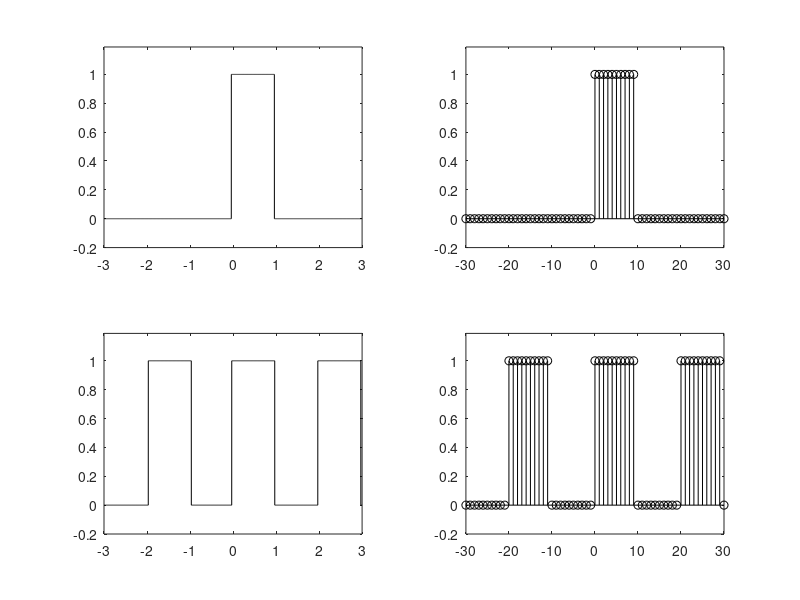
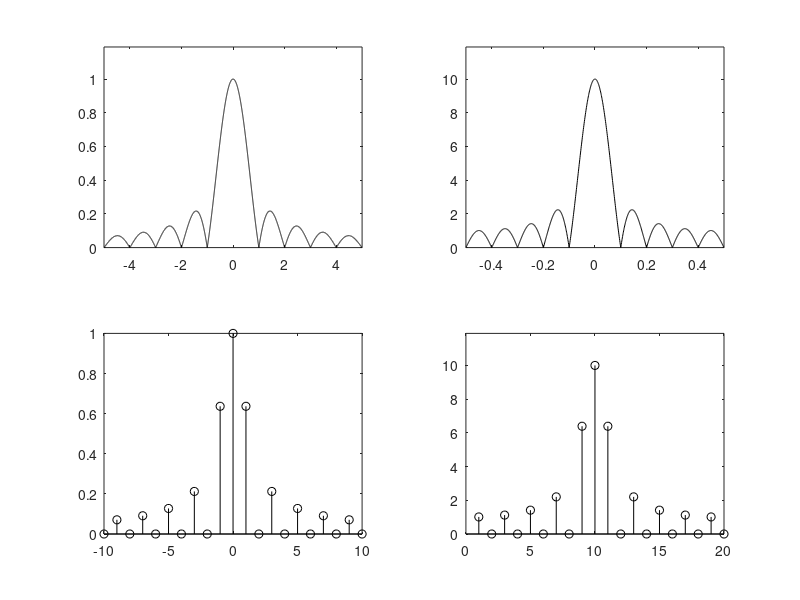

Write the MATLAB code that produced these figures, in order.
clc; clear; close all;

t = -3: 0.001: 3;
Wt = 1;
xct1 = rectpuls(t-0.46, Wt);
xctp = rectpuls(t-2.47, Wt) + rectpuls(t-0.47, Wt) + rectpuls(t+1.47, Wt);

n = -30: 1: 30;
Wn = 10;
xdt1 = rectpuls(n-5, Wn);
xdtp = rectpuls(n-25, Wn) + rectpuls(n-5, Wn) + rectpuls(n+15, Wn);

figure(1)
subplot(2,2,1)
plot(t, xct1, 'k')
axis([-3, 3, -0.2, 1.19])
subplot(2,2,2)
stem(n, xdt1, 'k');
axis([-30, 30, -0.2, 1.19])
subplot(2,2,3)
plot(t, xctp, 'k')
axis([-3, 3, -0.2, 1.19])
subplot(2,2,4)
stem(n, xdtp, 'k')
axis([-30, 30, -0.2, 1.19])

f1 = -5: 0.001: 5;
Xctft = sin(pi*f1+eps)./(pi*f1+eps);

k1 = -10: 1: 10;
Xctfs = sin(pi*k1/2+eps)./(pi*k1/2+eps);

f2 = -0.5: 0.001: 0.5;
Xdtft = zeros(1, length(f2));
for n = 1: length(xdt1)
   Xdtft(1, :) = Xdtft(1, :) + xdt1(n)*exp(-j*2*pi*f2*(n-31));
end

Xdtfs = zeros(1, 20);
k2 = 1: 1: 20;
for n = 31: 1: 50
   Xdtfs(k2) = Xdtfs(k2) + xdtp(n)*exp(-j*(k2-10)*2*pi*(n-31)/20);
end

figure(2)
subplot(2,2,1)
plot(f1, abs(Xctft), 'k')
axis([-5, 5, 0, 1.19])
subplot(2,2,2)
plot(f2, abs(Xdtft), 'k')
axis([-0.5, 0.5, 0, 11.9])
subplot(2,2,3)
stem(k1, abs(Xctfs), 'k')
subplot(2,2,4)
stem(k2, abs(Xdtfs), 'k')
axis([0, 20, 0, 11.9])